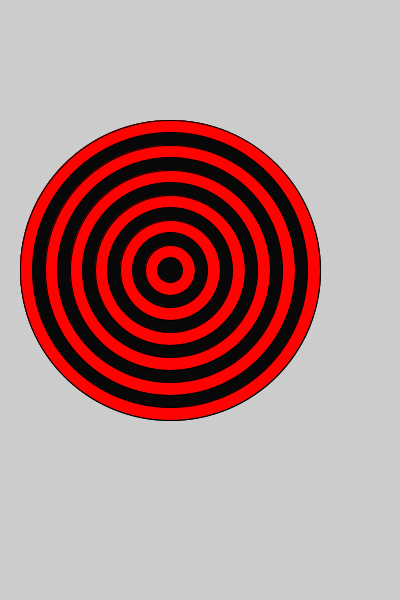
Frame 1 (no input)
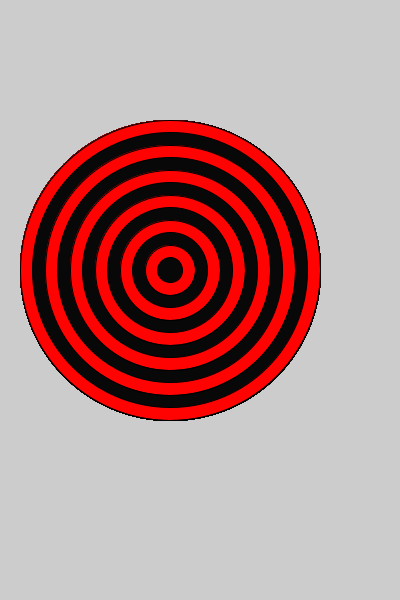
Frame 60 (the mouse pressed at the canvas centre just before this capture)
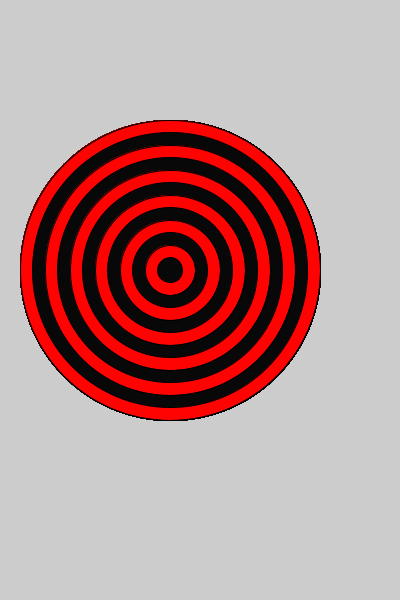
Frame 120 (the mouse held since frame 60 and released just before this capture)

The Processing sketch that drew these frames (run headless with seeded random() and noise(); from frame 60 on, the mouse is pressed at the canvas centre):

// Processing sketch: bullseye
// ── bullseye.pde
void setup(){
        size(400,600);
      
        
    }

    void draw(){
        for (int i = 0; i < 12; i++) {
          fill(#080808);
          ellipse(170, 270, 300-(i *25), 300- (i *25));
          if(i%2==0){
            fill(#FF0303);
            ellipse(170, 270, 300-(i *25), 300- (i *25));
        

    }
    }
   }
